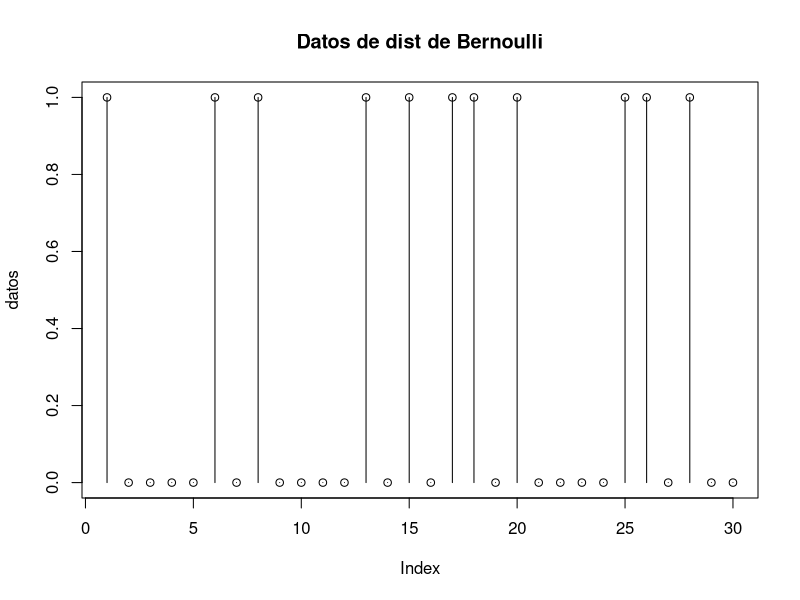
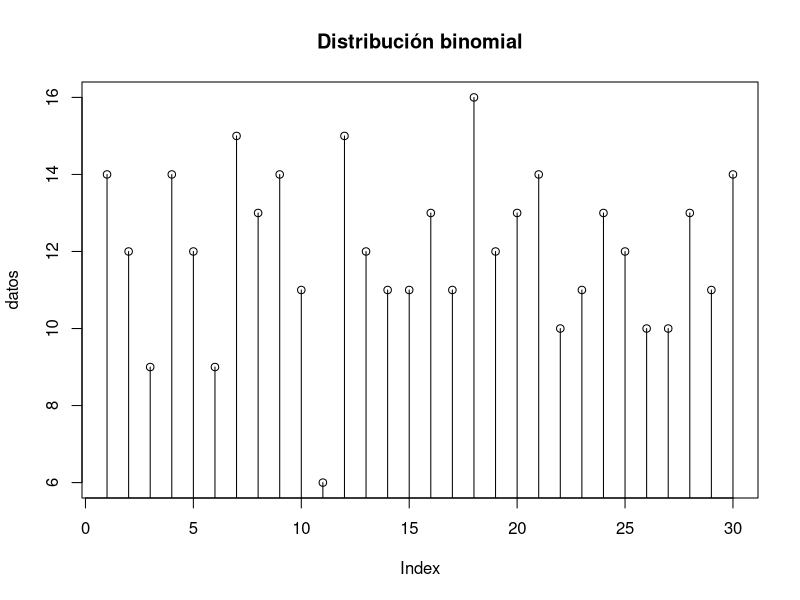
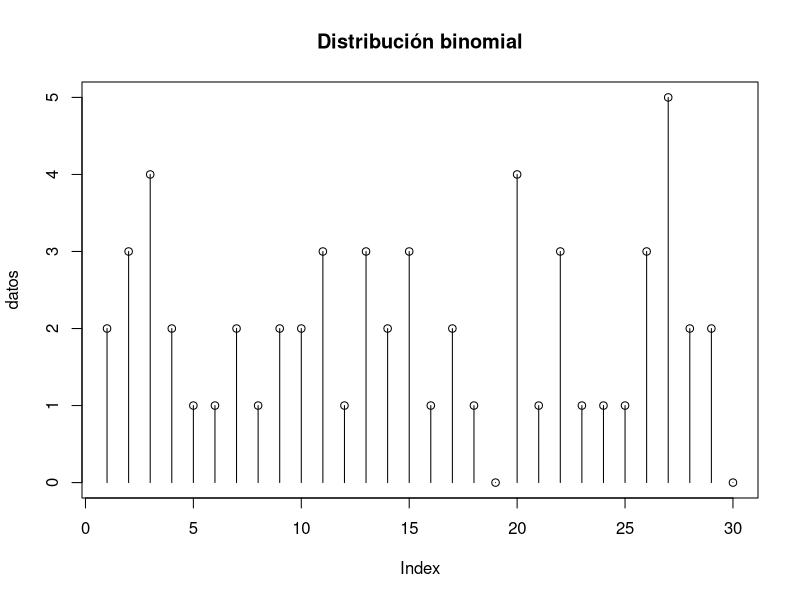
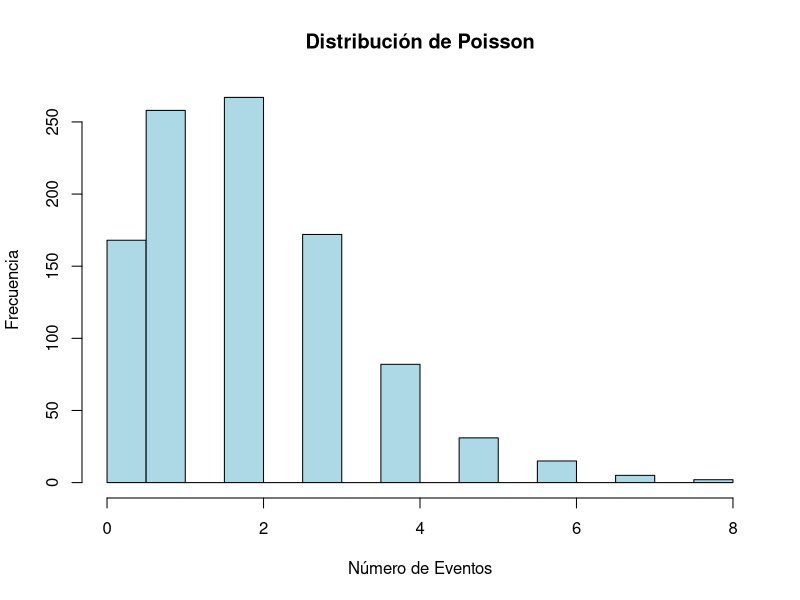
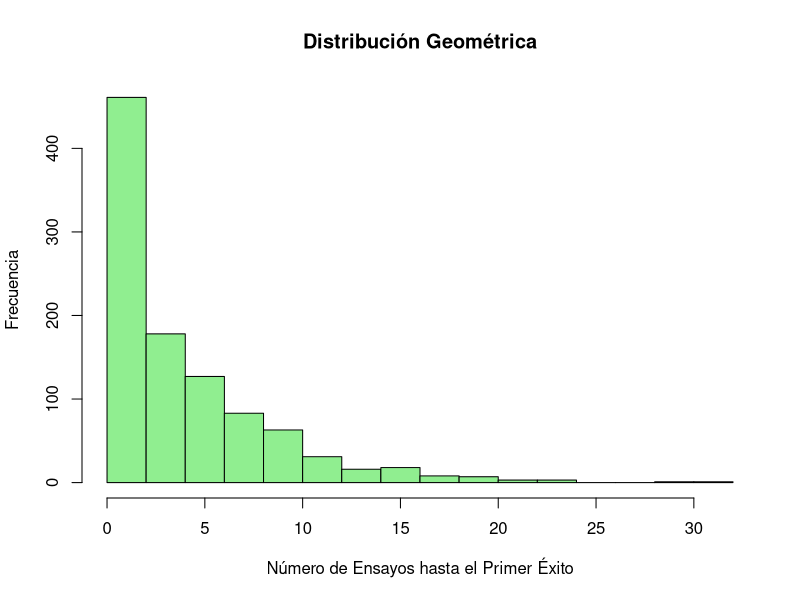
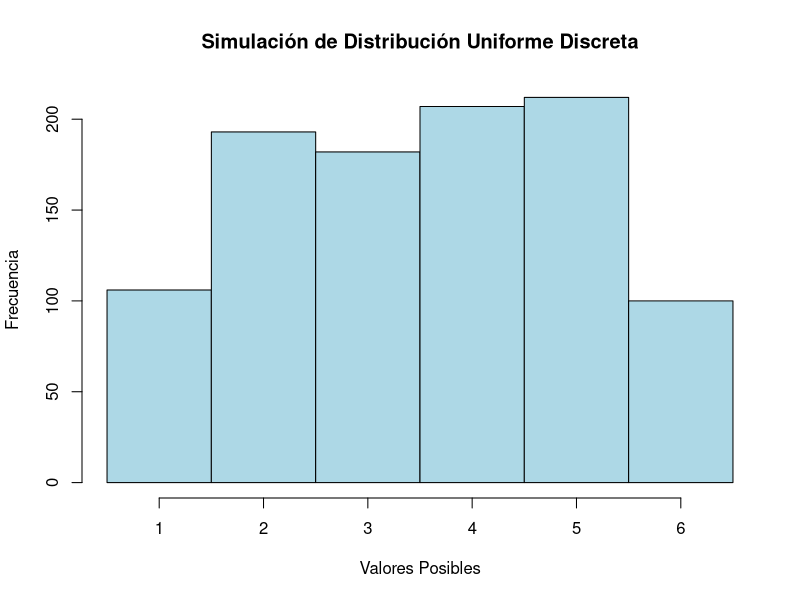
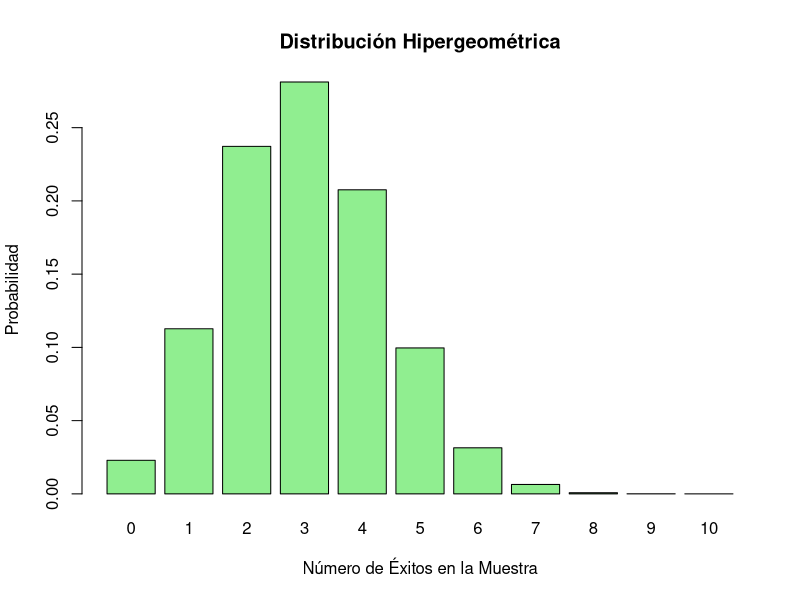
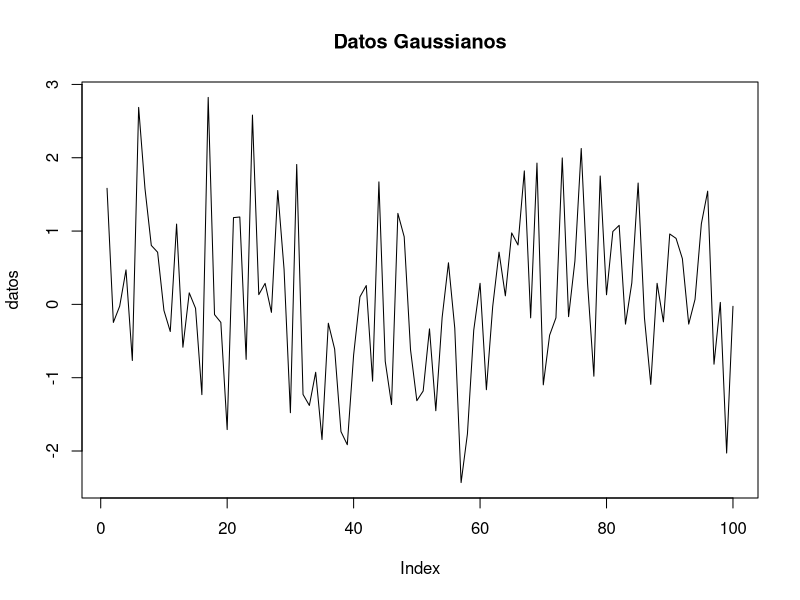

These charts were generated, in order, by the following R code:
## ---- chunk 1
knitr::opts_chunk$set(echo = TRUE)
## ---- chunk 2
# Sacamos una muestra de 30 datos Bernoulli y graficamos
datos <- rbinom(n=30, size=1, prob=0.3)
plot(datos, type="h", main="Datos de dist de Bernoulli")
points(datos)
## ---- chunk 3
datos <- rbinom(30, size=20, prob=0.6)
plot(datos, type="h", main= "Distribución binomial")
points(datos)
## ---- chunk 4
datos <- rbinom(30, size=20, prob=0.1)
plot(datos, type="h", main= "Distribución binomial")
points(datos)
## ---- chunk 5
lambda <- 2  # Tasa media de ocurrencia de eventos

# Generar datos aleatorios con distribución de Poisson
datos_aleatorios <- rpois(1000, lambda)

# Visualizar el histograma de los datos generados
hist(datos_aleatorios, breaks = 20, col = "lightblue", main = "Distribución de Poisson",
     xlab = "Número de Eventos", ylab = "Frecuencia")
## ---- chunk 6
# Parámetros
p <- 0.2  # Probabilidad de éxito en un solo ensayo de Bernoulli

# Generar datos aleatorios con distribución geométrica
datos_aleatorios <- rgeom(1000, prob = p)

# Visualizar el histograma de los datos generados
hist(datos_aleatorios, breaks = 20, col = "lightgreen", main = "Distribución Geométrica",
     xlab = "Número de Ensayos hasta el Primer Éxito", ylab = "Frecuencia")
## ---- chunk 7
# Parámetros
n <- 6  # Número total de valores posibles

# Generar datos aleatorios con distribución uniforme discreta
datos_aleatorios <- round(runif(1000, min = 1, max = n))

# Visualizar el histograma de los datos generados
hist(datos_aleatorios, breaks = seq(0.5, n + 0.5, by = 1), col = "lightblue", 
     main = "Simulación de Distribución Uniforme Discreta",
     xlab = "Valores Posibles", ylab = "Frecuencia")

## ---- chunk 8
# Parámetros
N <- 100  # Tamaño de la población total
K <- 30   # Número total de éxitos en la población
n <- 10   # Tamaño de la muestra

# Calcular la PMF para k=0,1,...,n
k_values <- 0:n
probabilities <- dhyper(k_values, m = K, n = N - K, k = n)

# Gráfico de la distribución hipergeométrica
barplot(probabilities, names.arg = k_values, col = "lightgreen",
        main = "Distribución Hipergeométrica",
        xlab = "Número de Éxitos en la Muestra", ylab = "Probabilidad")

## ---- chunk 9
datos <- rnorm(100,mean=0, sd=1)
plot(datos, type="l", main="Datos Gaussianos")
## ---- chunk 10
# Parámetros
a <- 0  # Extremo inferior del intervalo
b <- 1  # Extremo superior del intervalo

# Generar datos aleatorios con distribución uniforme continua
datos_aleatorios <- runif(1000, min = a, max = b)

# Visualizar el histograma de los datos generados
hist(datos_aleatorios, breaks = 20, col = "lightblue",
     main = "Distribución Uniforme Continua",
     xlab = "Valores Aleatorios", ylab = "Frecuencia")
## ---- chunk 11
# Parámetro
lambda <- 0.5  # Parámetro de tasa

# Generar valores para la variable aleatoria continua x
x_values <- seq(0, 5, by = 0.1)

# Calcular la PDF y la CDF para los valores de x
pdf_exponencial <- dexp(x_values, rate = lambda)
cdf_exponencial <- pexp(x_values, rate = lambda)

# Crear gráfico de la PDF
plot(x_values, pdf_exponencial, type = "l", lwd = 2, col = "blue",
     main = "Distribución Exponencial",
     xlab = "x", ylab = "Densidad de Probabilidad")

# Agregar gráfico de la CDF
lines(x_values, cdf_exponencial, type = "l", lwd = 2, col = "red")

# Leyenda
legend("topright", legend = c("PDF", "CDF"), col = c("blue", "red"), lwd = 2)
## ---- chunk 12
# Parámetros de la distribución Gamma
k <- 2    # Parámetro de forma
theta <- 1 # Parámetro de escala

# Valores de x para graficar
x_values <- seq(0, 10, by = 0.1)

# PDF de la distribución Gamma
pdf_gamma <- dgamma(x_values, shape = k, scale = theta)

# CDF de la distribución Gamma
cdf_gamma <- pgamma(x_values, shape = k, scale = theta)

# Crear gráfico de la PDF
plot(x_values, pdf_gamma, type = "l", lwd = 2, col = "blue",
     main = "Distribución Gamma",
     xlab = "x", ylab = "Densidad de Probabilidad")

# Agregar gráfico de la CDF
lines(x_values, cdf_gamma, type = "l", lwd = 2, col = "red")

# Leyenda
legend("topright", legend = c("PDF", "CDF"), col = c("blue", "red"), lwd = 2)

